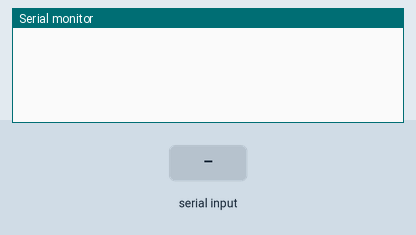
Bench run of a sketch on a simulated Arduino Uno, built with avr-gcc and run on an emulated ATmega328P. Shown: the last lines printed to the serial monitor. Inputs (shaded band) come from the test bench.

Above: at 1.2 s.
1.3 s: "90,45\n" received over Serial
At 2.4 s:
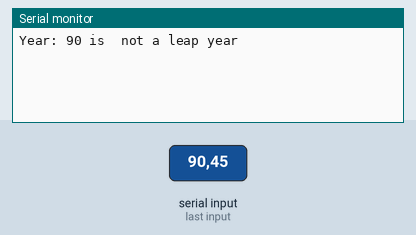
2.8 s: "0\n" received over Serial
At 3.4 s:
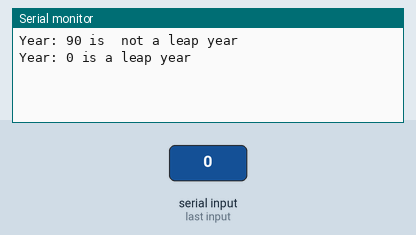

The sketch:

BC4A-6.2.ino
```cpp
/**

Program: test user input for leap year. The code assumes the
user is not an idiot and only enters valid numbers

**/

#define MAXCHARS 10

void setup()
{
  Serial.begin(9600);
}

void loop()
{
  if (Serial.available() > 0){
  int bufferCount;
  int year;
  char myData[MAXCHARS + 1];  //save room for null
  bufferCount = ReadLine(myData);
  year = atoi(myData);      //convert to int

  Serial.print("Year: ");
  Serial.print(year);
  Serial.print(" is ");

  if (IsLeapYear(year) == 0){
    Serial.print(" not ");
  }
    Serial.println("a leap year");
    }
}

/****
Function: IsLeapYear
Purpose: Determine is year is a leapyear
Parameters:
  int yr  - The year to test
Return value:
  int - 1 if the year is a leapyear, otherwise 0
*****/

int IsLeapYear(int yr)
{
  if(yr % 4 == 0 && yr % 100 != 0 || yr % 400 == 0){
    return 1; // its a leapyear
  } else {
    return 0; // not a leapyear
    }
}

/*****
Function: ReadLine
Purpose: Read data from the serial port until a newline is read
Parameters:
  char str[] - character array that will be treated as a
  terminated string
Return value:
  int - the numbers of characters read for the string
*****/

int ReadLine(char str[])
{
  char c;
  int index = 0;

  while(true){
    if (Serial.available() > 0){
      index = Serial.readBytesUntil('\n', str, MAXCHARS);
      str[index] = '\0'; //null termination character
      break;
      }
  }
  return index;
}
```

Measured:
- after the input at 1.3 s, the serial monitor: prints a new line at once (image 1)
- after the input at 2.8 s, the serial monitor: prints a new line at once (image 2)
